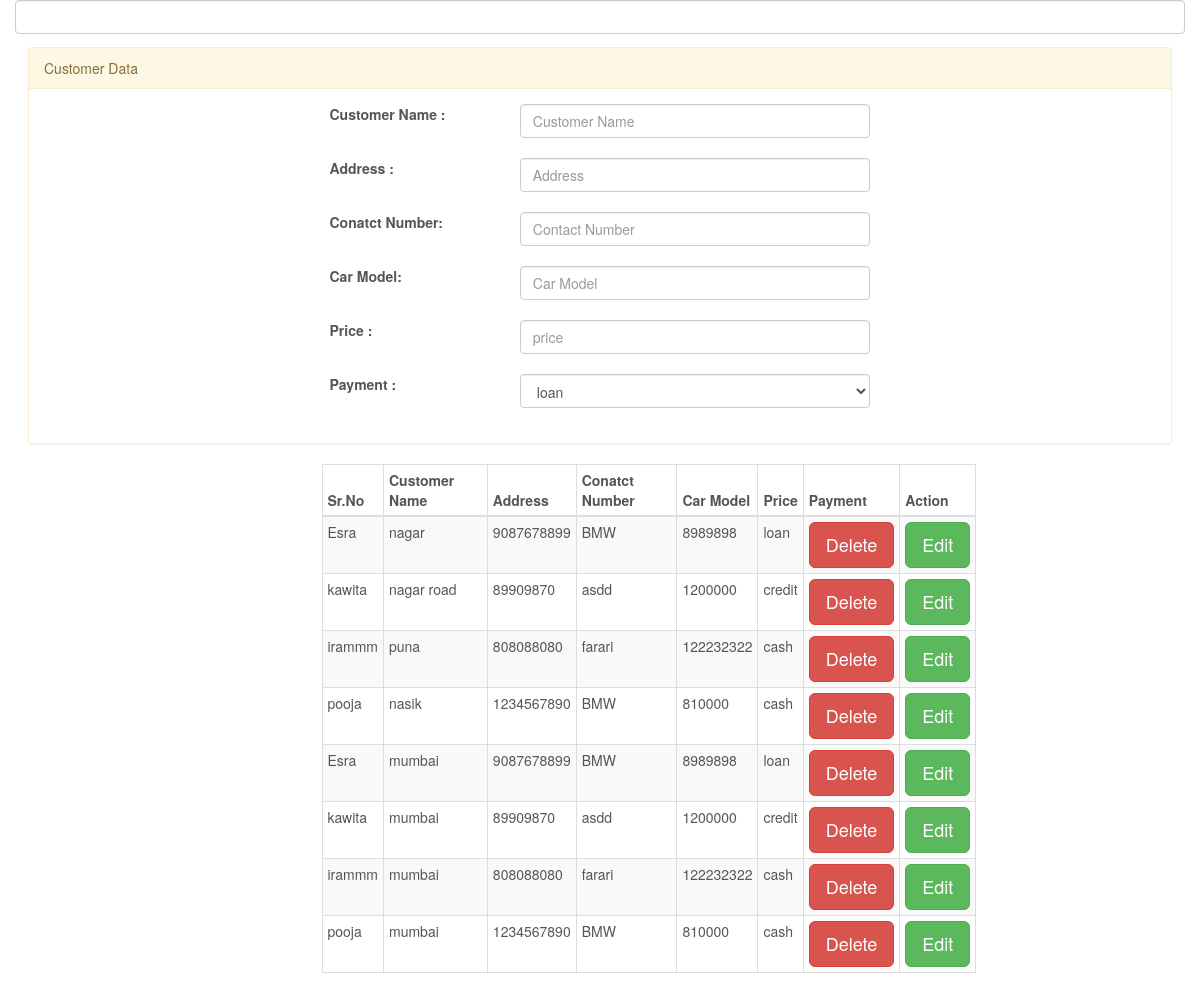
Page /view/customersDashUD.php (signed in) on the committed database.
### tables this page shows
CREATE TABLE `customers` (
  `c_id` int(11) NOT NULL,
  `name` varchar(100) NOT NULL,
  `address` varchar(100) NOT NULL,
  `contact` varchar(100) NOT NULL,
  `car_model` varchar(100) NOT NULL,
  `price` varchar(100) NOT NULL,
  `payment` varchar(100) NOT NULL
);

### database/dbconnection.php (called while the page is built, shortened)
<?php
 class Databases{
      public function __construct()
      {
           $this->con = mysqli_connect("localhost", "root", "", "cardb1");
      }
 }
 ?>

### controller/controller.php (called while the page is built, shortened)
<?php
include_once '../database/dbconnection.php';
class display extends Databases
{
    public function select($table_name)
    {
        $array = array();
        $query = "select *from " .$table_name. "";
        $result = mysqli_query($this->con, $query);
        while ($row = mysqli_fetch_assoc($result))
        {
            $array[] = $row;
        }
        return $array;
    }
}
?>

### view/customersDashUD.php (the view, shortened to what this page needs)
<?php
        include_once '../includes/link.php';
        ?>
 <body>
 			 <div class="container-fluid">
 	<form action="../model/add_customerDashUD.php" method="post" class="form-control">
        <br><br>
	<?php
      				 require("../includes/design.php");
    ?>
			    <div class="row">
			    	<div class="col-md-7 col-md-offset-3">
			    		<table class="table table-striped table-bordered table-hover table-condensed">
			    			 <thead>
			    			 	 <tr>
			    			 	 	<th>Sr.No</th>
			    			 	 	<th>Customer Name</th>
			    			 	 	<th>Address</th>
			    			 	 	<th>Conatct Number</th>
			    			 	 	<th>Car Model</th>
			    			 	 	<th>Price</th>
			    			 	 	<th>Payment</th>
			    			 	 	<th>Action</th>
			    			 	 </tr>
			    			 </thead>
			    			 <?php include_once '../controller/controller.php'; ?>
                <?php
                $data = new display;
                $post_data = $data->select('customers');
                foreach ($post_data as $row) {
                    ?>
                    <tr id="<?php echo $row['c_id'] ?>">
                        <td><?php echo $row['name'] ?></td>
                        <td><?php echo $row['address'] ?></td>
                        <td><?php echo $row['contact'] ?></td>
                        <td><?php echo $row['car_model'] ?></td>
                        <td><?php echo $row['price'] ?></td>
                        <td><?php echo $row['payment'] ?></td>
                        <td><a href="../model/delete.php?delete=1&c_id=<?php echo $row["c_id"]; ?>" class="btn btn-danger btn-lg remove" name="delete" >Delete</a></td>
                        <td><a href="edit.php?update=1&c_id=<?php echo $row['c_id']; ?>" class="btn btn-success btn-lg"> Edit</a></td>
                    </tr>
                    <?php
                }
                ?>
			    		</table>
			    	</div>
			    </div>
</body>
</html>

### includes/link.php (shortened to what this page needs)
<!DOCTYPE html>
<html>
<head>
  <link rel="stylesheet" type="text/css" href="../assets/css/bootstrap.min.css">
</head>

### includes/design.php (shortened to what this page needs)
<div class="panel panel-warning">
		<div class="panel-heading">Customer Data</div>
		  	<div class="panel-body">
			    <div class="row">
			    	<div class="col-md-2 col-md-offset-3">
			    		<label>Customer Name :</label>
			    	</div>
			    	<div class="col-md-4">
			    		<input type="text" name="name" class="form-control" placeholder="Customer Name">
			    	    <br>
			    	</div>
			    </div>
			    <div class="row">
			    	<div class="col-md-2  col-md-offset-3">
			    		<label>Address :</label>
			    	</div>
			    	<div class="col-md-4">
			    	  <input type="text" name="address" class="form-control" placeholder="Address">
			    	</div>
			    </div><br>
			    <div class="row">
			    	<div class="col-md-2 col-md-offset-3">
			    		<label>Conatct Number:</label>
			    	</div>
			    	<div class="col-md-4">
			    		<input type="text" name="contact" class="form-control" placeholder="Contact Number">
			    	</div>
			    </div><br>
			    <div class="row">
			    	<div class="col-md-2  col-md-offset-3">
			    		<label>Car Model:</label>
			    	</div>
			    	<div class="col-md-4">
			    	  <input type="text" name="car_model" class="form-control" placeholder="Car Model">
			    	</div>
			    </div><br>
			    <div class="row">
			    	<div class="col-md-2  col-md-offset-3">
			    		<label>Price :</label>
			    	</div>
			    	<div class="col-md-4">
			    	  <input type="text" name="price" class="form-control" placeholder="price">
			    	</div>
			    </div><br>
			    <div class="row">
			    	<div class="col-md-2  col-md-offset-3">
			    		<label>Payment :</label>
			    	</div>
			    	<div class="col-md-4">
			    		<select name="payment" class="form-control">
			    			<option>loan</option>
                            </select>
			    	</div>
			    </div><br>
			</div>
	</div>

### rows in the picture
customers: name "Esra", address "nagar", contact "9087678899", car_model "BMW", price "8989898", payment "loan"
customers: name "kawita", address "nagar road", contact "89909870", car_model "asdd", price "1200000", payment "credit"
customers: name "irammm", address "puna", contact "808088080", car_model "farari", price "122232322", payment "cash"
customers: name "pooja", address "nasik", contact "1234567890", car_model "BMW", price "810000", payment "cash"
customers: name "Esra", address "mumbai", contact "9087678899", car_model "BMW", price "8989898", payment "loan"
customers: name "kawita", address "mumbai", contact "89909870", car_model "asdd", price "1200000", payment "credit"
customers: name "irammm", address "mumbai", contact "808088080", car_model "farari", price "122232322", payment "cash"
customers: name "pooja", address "mumbai", contact "1234567890", car_model "BMW", price "810000", payment "cash"
